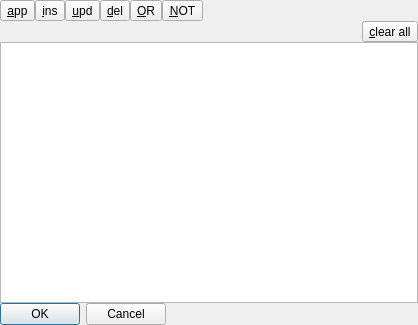
<?xml version="1.0" encoding="UTF-8"?>
<ui version="4.0">
 <class>CSearchCriteria2</class>
 <widget class="QDialog" name="CSearchCriteria2">
  <property name="windowModality">
   <enum>Qt::WindowModal</enum>
  </property>
  <property name="geometry">
   <rect>
    <x>0</x>
    <y>0</y>
    <width>418</width>
    <height>325</height>
   </rect>
  </property>
  <property name="windowTitle">
   <string>search criteria</string>
  </property>
  <property name="windowIcon">
   <iconset resource="resfile.qrc">
    <normaloff>:/new/icons/icons/loupe.png</normaloff>:/new/icons/icons/loupe.png</iconset>
  </property>
  <layout class="QVBoxLayout" name="verticalLayout">
   <item>
    <layout class="QHBoxLayout" name="horizontalLayout">
     <item>
      <widget class="QToolButton" name="btAdd">
       <property name="text">
        <string>&amp;app</string>
       </property>
      </widget>
     </item>
     <item>
      <widget class="QToolButton" name="btIns">
       <property name="text">
        <string>&amp;ins</string>
       </property>
      </widget>
     </item>
     <item>
      <widget class="QToolButton" name="btUpd">
       <property name="text">
        <string>&amp;upd</string>
       </property>
      </widget>
     </item>
     <item>
      <widget class="QToolButton" name="btDel">
       <property name="text">
        <string>&amp;del</string>
       </property>
      </widget>
     </item>
     <item>
      <widget class="QToolButton" name="btOr">
       <property name="text">
        <string>&amp;OR</string>
       </property>
       <property name="checkable">
        <bool>true</bool>
       </property>
      </widget>
     </item>
     <item>
      <widget class="QToolButton" name="btNot">
       <property name="text">
        <string>&amp;NOT</string>
       </property>
       <property name="shortcut">
        <string>Ctrl+S</string>
       </property>
       <property name="checkable">
        <bool>false</bool>
       </property>
      </widget>
     </item>
     <item>
      <spacer name="horizontalSpacer_2">
       <property name="orientation">
        <enum>Qt::Horizontal</enum>
       </property>
       <property name="sizeHint" stdset="0">
        <size>
         <width>40</width>
         <height>20</height>
        </size>
       </property>
      </spacer>
     </item>
    </layout>
   </item>
   <item>
    <layout class="QHBoxLayout" name="horizontalLayout_3">
     <item>
      <widget class="CLatCopt" name="txtInput" native="true">
       <property name="sizePolicy">
        <sizepolicy hsizetype="Expanding" vsizetype="Preferred">
         <horstretch>0</horstretch>
         <verstretch>0</verstretch>
        </sizepolicy>
       </property>
      </widget>
     </item>
     <item>
      <widget class="QToolButton" name="btClear">
       <property name="text">
        <string>&amp;clear all</string>
       </property>
       <property name="checkable">
        <bool>false</bool>
       </property>
      </widget>
     </item>
    </layout>
   </item>
   <item>
    <widget class="QListWidget" name="lstWords"/>
   </item>
   <item>
    <widget class="QDialogButtonBox" name="buttonBox">
     <property name="sizePolicy">
      <sizepolicy hsizetype="Fixed" vsizetype="Fixed">
       <horstretch>0</horstretch>
       <verstretch>0</verstretch>
      </sizepolicy>
     </property>
     <property name="orientation">
      <enum>Qt::Horizontal</enum>
     </property>
     <property name="standardButtons">
      <set>QDialogButtonBox::Cancel|QDialogButtonBox::Ok</set>
     </property>
     <property name="centerButtons">
      <bool>false</bool>
     </property>
    </widget>
   </item>
  </layout>
 </widget>
 <layoutdefault spacing="0" margin="0"/>
 <customwidgets>
  <customwidget>
   <class>CLatCopt</class>
   <extends>QWidget</extends>
   <header>latcopt.h</header>
   <container>1</container>
   <slots>
    <signal>query()</signal>
   </slots>
  </customwidget>
 </customwidgets>
 <resources>
  <include location="resfile.qrc"/>
 </resources>
 <connections/>
</ui>
